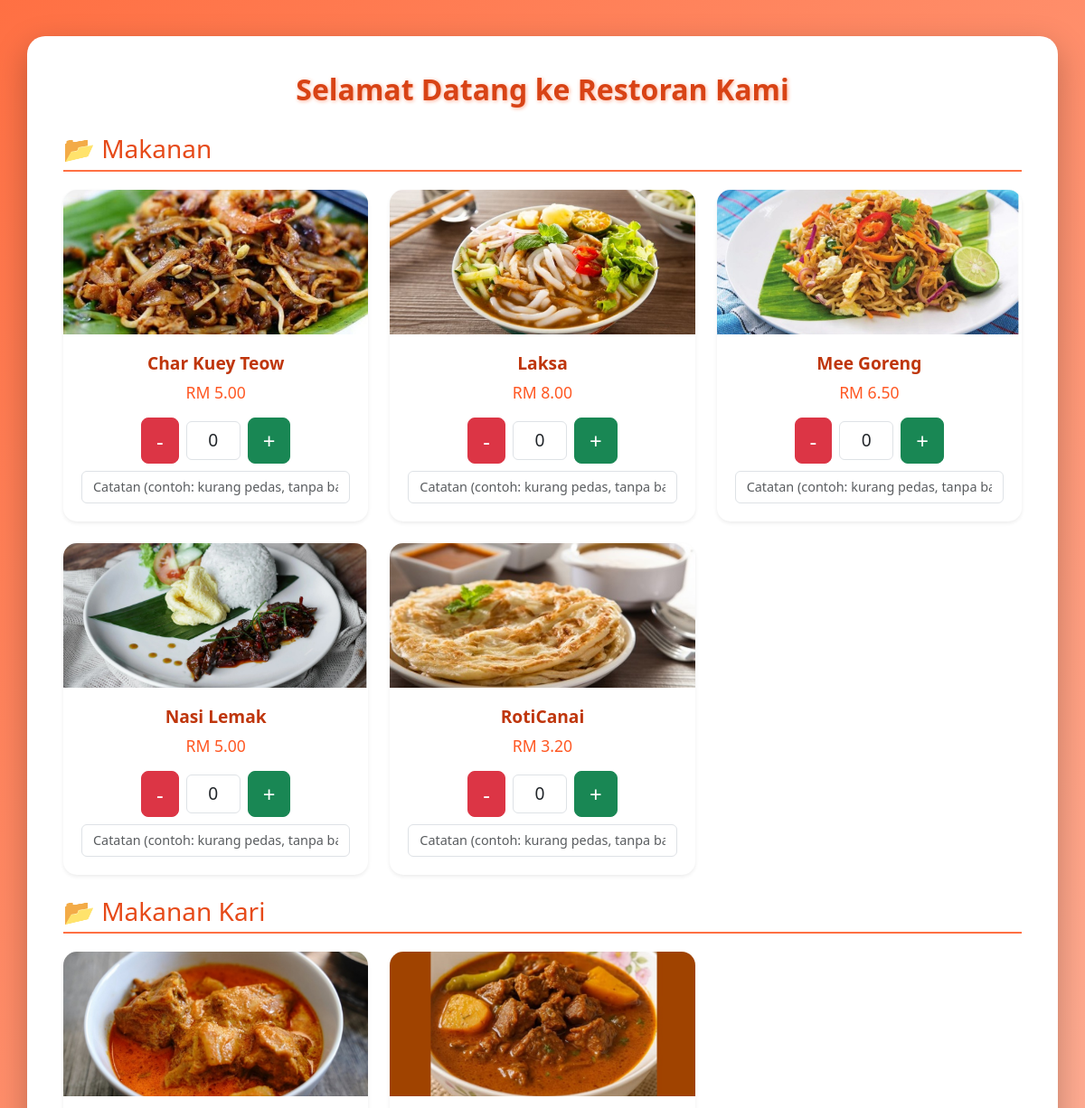
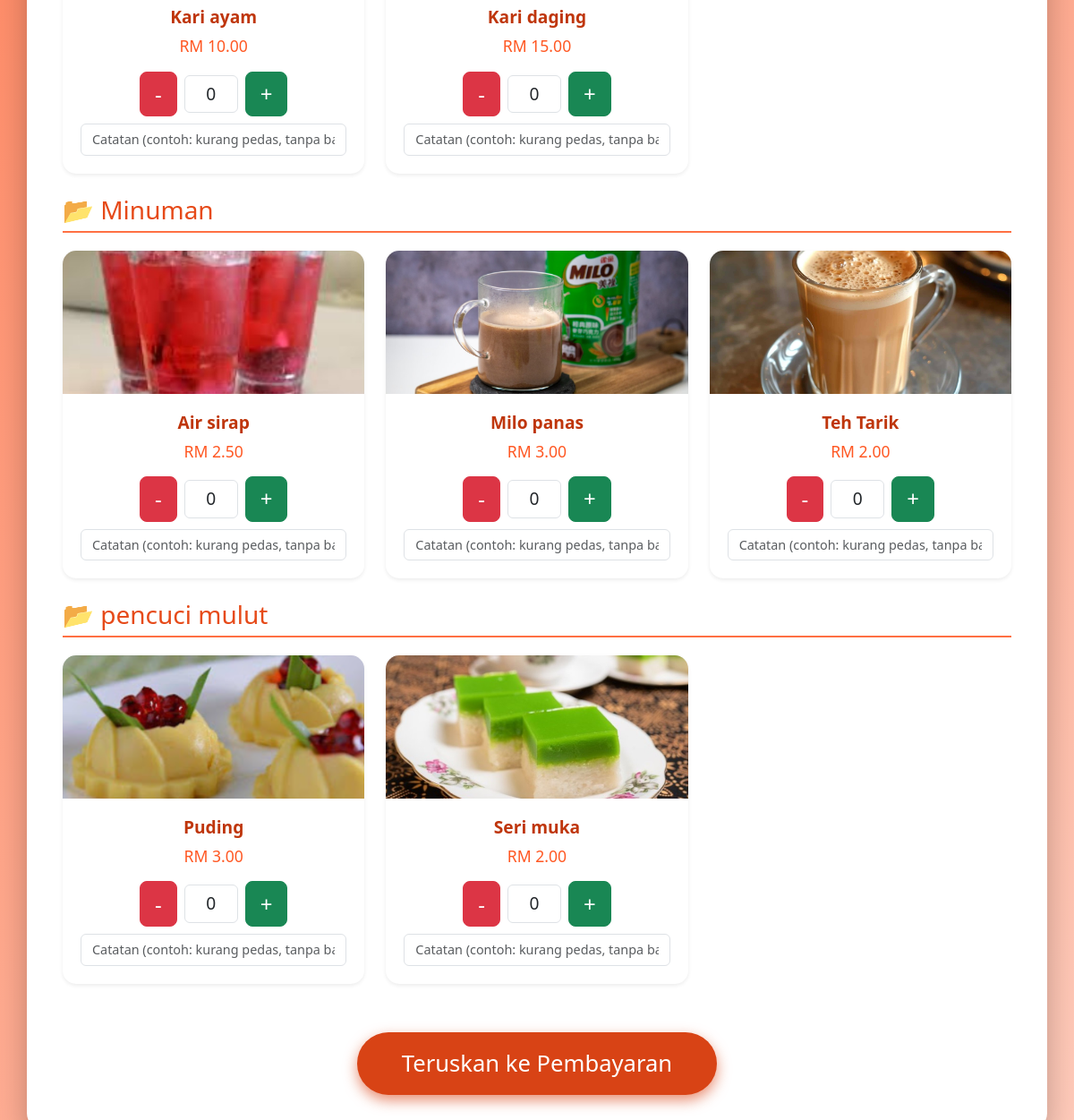
The page /restoran_maya/order.php on the database its author committed (2 pictures, top to bottom).
### tables this page shows
CREATE TABLE `menu` (
  `id` int(11) NOT NULL,
  `nama` varchar(100) NOT NULL,
  `kategori` varchar(100) DEFAULT NULL,
  `keterangan` text DEFAULT NULL,
  `harga` decimal(10,2) DEFAULT NULL,
  `imej` varchar(255) DEFAULT NULL
);

### restoran_maya/order.php (the view, shortened to what this page needs)
<?php
include 'db.php';
$result = $conn->query("SELECT * FROM menu ORDER BY kategori, nama");
$menu_by_category = [];
while ($row = $result->fetch_assoc()) {
    $menu_by_category[$row['kategori']][] = $row;
}
?>
<!DOCTYPE html>
<html lang="ms">
<head>
    <link href="https://cdn.jsdelivr.net/npm/bootstrap@5.3.3/dist/css/bootstrap.min.css" rel="stylesheet" />
</head>
<body>
<div class="container">
    <h2>Selamat Datang ke Restoran Kami</h2>
    <form method="POST">
        <?php foreach ($menu_by_category as $kategori => $menus): ?>
            <h3>📂 <?= htmlspecialchars($kategori) ?></h3>
            <div class="row">
                <?php foreach ($menus as $menu): ?>
                    <div class="col-md-4 mb-4">
                        <div class="card shadow-sm">
                            <img src="uploads/<?= htmlspecialchars($menu['imej']) ?>" alt="<?= htmlspecialchars($menu['nama']) ?>" class="menu-img" />
                            <div class="card-body">
                                <h5 class="card-title"><?= htmlspecialchars($menu['nama']) ?></h5>
                                <p class="card-text">RM <?= number_format($menu['harga'], 2) ?></p>
                                <div class="quantity-control">
                                    <button type="button" class="btn btn-danger quantity-btn" onclick="changeQty(this, -1)">-</button>
                                    <input type="text" name="kuantiti[<?= $menu['id'] ?>]" value="0" readonly class="form-control quantity-display" />
                                    <button type="button" class="btn btn-success quantity-btn" onclick="changeQty(this, 1)">+</button>
                                </div>
                                <input type="text" name="remark[<?= $menu['id'] ?>]" class="form-control remark-input" placeholder="Catatan (contoh: kurang pedas, tanpa bawang)">
                            </div>
                        </div>
                    </div>
                <?php endforeach; ?>
            </div>
        <?php endforeach; ?>
        <div class="text-center">
            <button type="submit" class="btn btn-order">Teruskan ke Pembayaran</button>
        </div>
    </form>
</div>
</body>
</html>

### restoran_maya/order.php (style rules this page uses)
body { background: linear-gradient(135deg, #FF7043 0%, #FFCCBC 100%); min-height: 100vh; font-family: 'Segoe UI', Tahoma, Geneva, Verdana, sans-serif; padding-bottom: 50px; }
.container { background: #fff; border-radius: 20px; padding: 40px; margin-top: 40px; box-shadow: 0 12px 35px rgba(0,0,0,0.25); }
h2 { color: #D84315; font-weight: 700; margin-bottom: 30px; text-align: center; text-shadow: 1px 1px 4px #FFAB91; }
h3 { color: #E64A19; margin-bottom: 20px; border-bottom: 2px solid #FF7043; padding-bottom: 6px; }
.menu-img { width: 100%; height: 160px; object-fit: cover; border-radius: 15px 15px 0 0; }
.card { border: none; border-radius: 15px; transition: transform 0.3s ease; }
.card-body { padding: 20px; text-align: center; }
.card-title { font-weight: 600; font-size: 1.2rem; color: #BF360C; }
.card-text { font-weight: 500; color: #FF5722; font-size: 1.1rem; margin-bottom: 15px; }
.quantity-control { display: flex; justify-content: center; align-items: center; margin-top: 10px; }
.quantity-btn { font-size: 1.5rem; padding: 0.4rem 1rem; border-radius: 8px; }
.quantity-display { width: 60px; text-align: center; font-size: 1.2rem; margin: 0 8px; }
.remark-input { margin-top: 8px; font-size: 0.9rem; }
.btn-order { background: #D84315; border: none; color: #fff; font-size: 1.6rem; padding: 16px 50px; border-radius: 40px; box-shadow: 0 6px 15px rgba(216, 67, 21, 0.6); transition: background 0.3s ease; display: inline-block; margin: 30px auto 0 auto; cursor: pointer; }

### rows shown on the page
menu: imej (picture), nama "Char Kuey Teow", harga "5.00"
menu: imej (picture), nama "Laksa", harga "8.00"
menu: imej (picture), nama "Mee Goreng", harga "6.50"
menu: imej (picture), nama "Nasi Lemak", harga "5.00"
menu: imej (picture), nama "RotiCanai", harga "3.20"
menu: imej (picture), nama "Kari ayam", harga "10.00"
menu: imej (picture), nama "Kari daging", harga "15.00"
menu: imej (picture), nama "Air sirap", harga "2.50"
menu: imej (picture), nama "Milo panas", harga "3.00"
menu: imej (picture), nama "Teh Tarik", harga "2.00"
menu: imej (picture), nama "Puding", harga "3.00"
menu: imej (picture), nama "Seri muka", harga "2.00"

### other values the page prints
$kategori "Makanan"
$kategori "Makanan Kari"
$kategori "Minuman"
$kategori "pencuci mulut"
